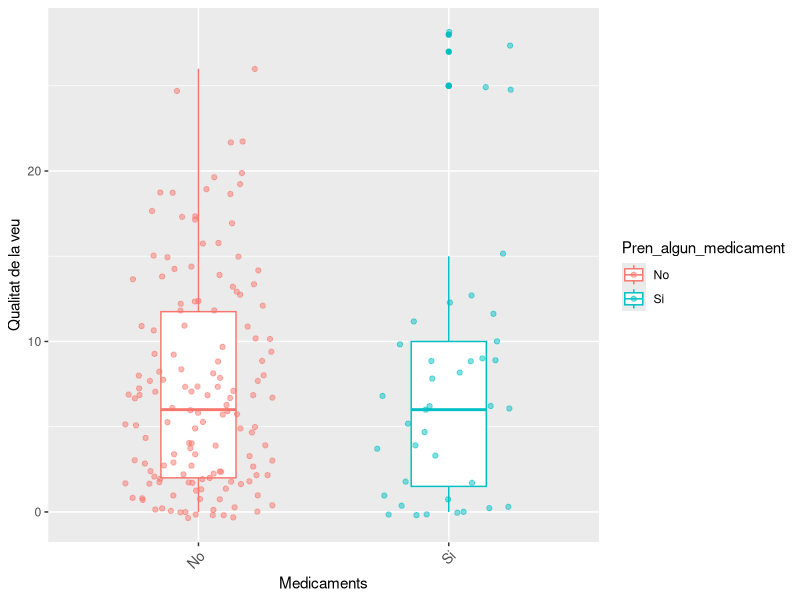
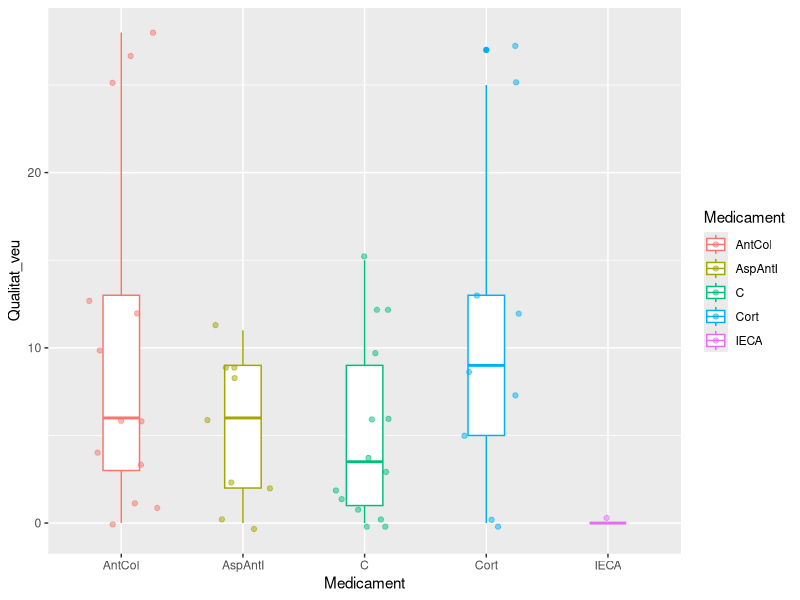

Write R code to recreate these figures, in order.
## ---- chunk 1
library("tidyverse")
data <- read_csv2(file = "data/Salut_Vocal_anonimizada.csv" )
data <- data %>%
  select(-ncol(data))
## ---- chunk 2
data %>% head(5)
## ---- chunk 3
CNam = c()
 for (i in 1:37){
   CNam = c(CNam, paste0("col",as.character(i)))
 }
names(data) = CNam


## ---- chunk 4
data <- data %>% 
  mutate(across(tail(names(data),10), ~case_when(
    .=='Mai'~0,
    .=='Gairebé mai' ~1,
    .=='A vegades'~2,
    .=='Gairebé sempre'~3,
    .=='Sempre' ~4)))
## ---- chunk 5
data <- data %>% 
  mutate(SCORE = rowSums(across(tail(names(data),10)),
                         na.rm = TRUE))
## ---- chunk 6
sub_data <- data %>% select(col1,col25,SCORE)
sub_data %>% head(10)
## ---- chunk 7
# Cram un subdata amb la funcio str_count() 
  
sub_data2 <- sub_data %>% mutate(
  No = str_count(sub_data$col25,pattern = 'No'),
  CortIn = str_count(sub_data$col25,pattern = 'Corticosteroides inhalats'),
  AntD = str_count(sub_data$col25,pattern = 'Antidepresius'),
  AntCol = str_count(sub_data$col25, pattern = 'Anticolinérgics'),
  AspAntI = str_count(sub_data$col25, pattern = 'Aspirina'),
  IECA = str_count(sub_data$col25, pattern = 'IECA'),
  Diur = str_count(sub_data$col25, pattern = 'Diurètics'),
  Clor = str_count(sub_data$col25, pattern = 'Clorpromazina'),
  LD = str_count(sub_data$col25,pattern = 'L-Dopa'),
  C = str_count(sub_data$col25, pattern = 'Vitamina C'),
  Dan = str_count(sub_data$col25, pattern = 'Danazol'),
  .before = SCORE
)

## ---- chunk 8
# Cream el mateix subdata amb la funció str_detect()
sub_data3 <- sub_data %>% mutate(
  
  No = if_else(str_detect(sub_data$col25,pattern = 'No'),'No','Si'),
  CortIn = if_else(str_detect(sub_data$col25,pattern = 'Corticosteroides inhalats'),'Cort','No'),
  AntD = if_else(str_detect(sub_data$col25,pattern = 'Antidepresius'),'AntD','No'),
  AntCol = if_else(str_detect(sub_data$col25, pattern = 'Anticolinérgics'),'AntCol','No'),
  AspAntI = if_else(str_detect(sub_data$col25, pattern = 'Aspirina'),'AspAntI','No'),
  IECA = if_else(str_detect(sub_data$col25, pattern = 'IECA'),'IECA','No'),
  Diur = if_else(str_detect(sub_data$col25, pattern = 'Diurètics'),'Diur','No'),
  Clor = if_else(str_detect(sub_data$col25, pattern = 'Clorpromazina'),'Clor','No'),
  LD = if_else(str_detect(sub_data$col25,pattern = 'L-Dopa'),'L-Dopa','No'),
  C = if_else(str_detect(sub_data$col25, pattern = 'Vitamina C'),'C','No'),
  Dan = if_else(str_detect(sub_data$col25, pattern = 'Danazol'),'Dan','No'),
  .before = SCORE
  )


## ---- chunk 9
dat_si_no <- sub_data3 %>% select(No,SCORE)
names(dat_si_no) <- c('Pren_algun_medicament', 'Qualitat')


ggplot(data=dat_si_no, aes(x = Pren_algun_medicament,y=Qualitat))+geom_boxplot(aes(color=Pren_algun_medicament),width=0.3)+
  geom_jitter(aes(color = Pren_algun_medicament), alpha = 0.5, 
              show.legend = TRUE, 
              position = position_jitter(width = 0.3, seed = 0))+scale_x_discrete(labels=c("No","Si"))+
  labs(x = "Medicaments", y = "Qualitat de la veu")+
theme(
    axis.text.x = element_text(size = 10, angle = 45, hjust = 1))

## ---- chunk 10
length(dat_si_no %>% select(Pren_algun_medicament) %>% filter(Pren_algun_medicament =='Si') %>% .$Pren_algun_medicament)
## ---- chunk 11
dat_graf_2 <- tibble(
  Medicament = c(),
  Qualitat_veu = c()
)
Nobres <- sub_data3 %>% select(4:13) %>% names()
for (i in 1:10){
  D <- sub_data3[c(Nobres[i], 'SCORE')]
  names(D) <- c('Medicament','Qualitat_veu')
  D <- D %>% filter(Medicament != 'No')
  dat_graf_2 <- rbind(dat_graf_2,D)
}

## ---- chunk 12
ggplot(data=dat_graf_2, aes(x = Medicament,y=Qualitat_veu))+geom_boxplot(aes(color=Medicament),width=0.3)+
  geom_jitter(aes(color = Medicament), alpha = 0.5, 
              show.legend = TRUE, 
              position = position_jitter(width = 0.3, seed = 0))

